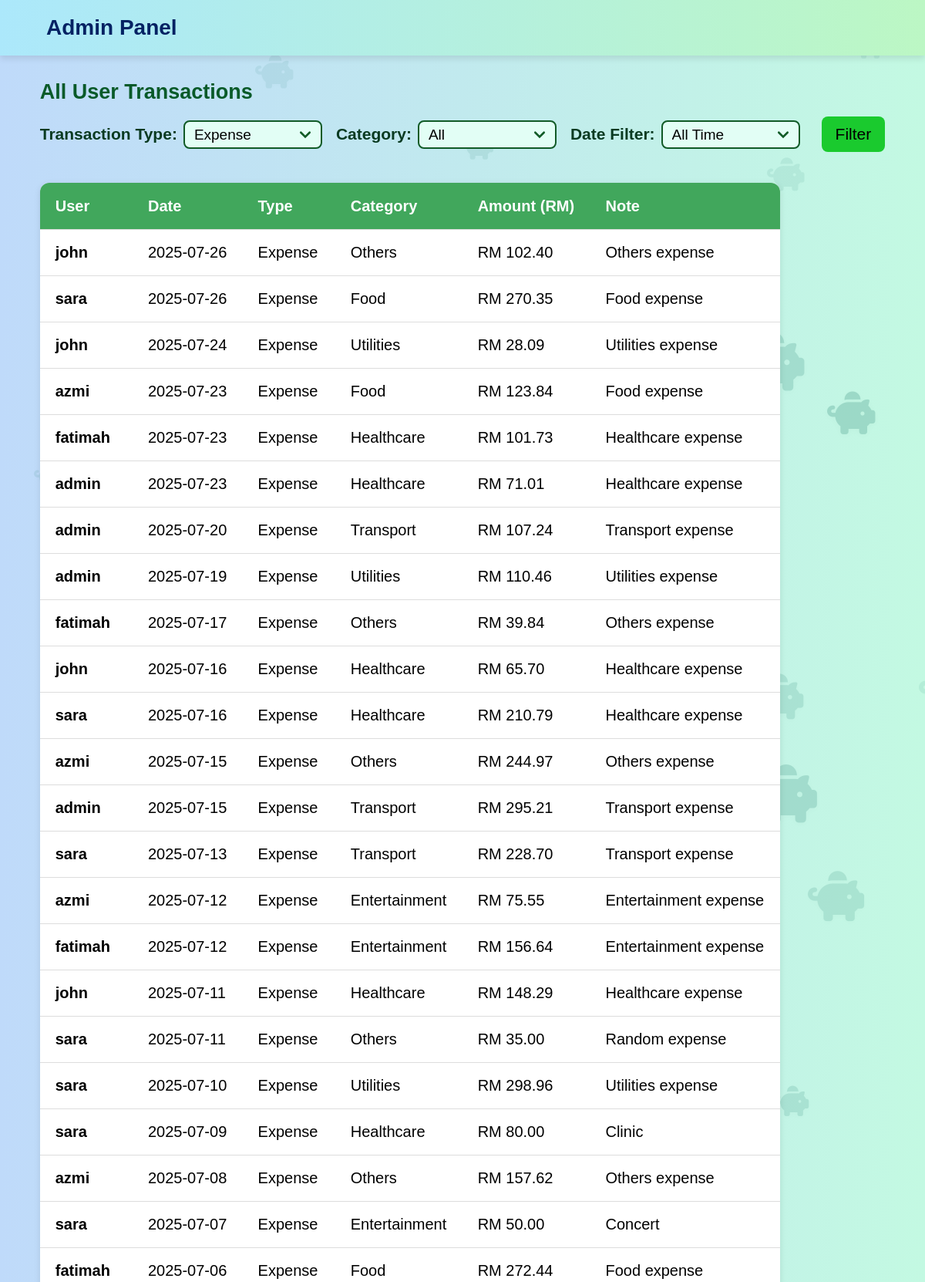
The app's page /admin_overview.php?type=expense (signed in, upper part) with its own data.
### tables this page shows
CREATE TABLE IF NOT EXISTS transactions (
    transaction_id INT AUTO_INCREMENT PRIMARY KEY,
    user_id INT NOT NULL,
    category_id INT NOT NULL,
    type ENUM('income', 'expense') NOT NULL,
    amount DECIMAL(10,2) NOT NULL,
    note TEXT,
    date DATE,
    FOREIGN KEY (user_id) REFERENCES users(user_id) ON DELETE CASCADE,
    FOREIGN KEY (category_id) REFERENCES categories(category_id) ON DELETE CASCADE
);

CREATE TABLE IF NOT EXISTS users (
    user_id INT AUTO_INCREMENT PRIMARY KEY,
    username VARCHAR(100) NOT NULL,
    email VARCHAR(100) NOT NULL UNIQUE,
    password VARCHAR(255) NOT NULL,
    role ENUM('user', 'admin') DEFAULT 'user'
);

CREATE TABLE IF NOT EXISTS categories (
    category_id INT AUTO_INCREMENT PRIMARY KEY,
    name VARCHAR(50) NOT NULL,
    type VARCHAR(50) NOT NULL  
);

### admin_overview.php (the view, shortened to what this page needs)
<?php
require_once 'admin_header.php';
require_once 'includes/db.php';
$date_filter = $_GET['date_filter'] ?? '';
?>
    <div id="piggy-bg"></div>
    <div class="piggy-container" aria-hidden="true"></div>
<main class="overviewmain">
    <section id="overview">
        <h2>All User Transactions</h2>
        <form method="GET" action="admin_overview.php">
            <div class="filtergroup">
                <label for="transactionType">Transaction Type:</label>
                <select id="OtransactionType" name="type" onchange="this.form.submit()" required>
                    <?php $selectedType = $_GET['type'] ?? 'all'; ?>
                    <option value="expense" <?= $selectedType == 'expense' ? 'selected' : '' ?>>Expense</option>
                </select>
            </div>
            <div class="filtergroup">
                <label for="category">Category:</label>
                <select name="category" id="Ocategory">
                    <option value="">All</option>
                </select>
            </div>
            <div class="filtergroup">
                <label for="date_filter">Date Filter:</label>
                <select name="date_filter" id="Odate_filter">
                    <option value="" <?= $date_filter == '' ? 'selected' : '' ?>>All Time</option>
                </select>
            </div>
            <div class="filtergroup">
                <button type="submit" class="filterbtn">Filter</button>
            </div>
        </form>
        <?php
        $selectedType = isset($_GET['type']) ? $_GET['type'] : 'all';
        if ($selectedType === 'all') {
            $transactionTypes = ['income', 'expense'];
            foreach ($transactionTypes as $currentType) {
                echo "<h3>" . ucfirst($currentType) . " Transactions</h3>";
                echo "<table>";
                echo "<thead>
                        <tr>
                            <th>User</th>
                            <th>Date</th>
                            <th>Category</th>
                            <th>Amount (RM)</th>
                            <th>Note</th>
                        </tr>
                      </thead>";
                echo "<tbody>";
                $sql = "SELECT t.*, c.name AS category_name, u.username
                        FROM transactions t
                        JOIN categories c ON t.category_id = c.category_id
                        JOIN users u ON t.user_id = u.user_id
                        WHERE t.type = ?";
                $params = [$currentType];
                $types = "s";
                if (!empty($_GET['category'])) {
                    $sql .= " AND t.category_id = ?";
                    $params[] = $_GET['category'];
                    $types .= "i";
                }
                if (!empty($_GET['date_filter']) && is_numeric($_GET['date_filter'])) {
                    $days = (int)$_GET['date_filter'];
                    $sql .= " AND t.date >= DATE_SUB(CURDATE(), INTERVAL ? DAY)";
                    $params[] = $days;
                    $types .= "i";
                }
                $sql .= " ORDER BY t.date DESC, t.transaction_id DESC";
                $stmt = $conn->prepare($sql);
                if ($stmt) {
                    $stmt->bind_param($types, ...$params);
                    $stmt->execute();
                    $result = $stmt->get_result();
                    if ($result->num_rows > 0) {
                        $total = 0;
                        while ($row = $result->fetch_assoc()) {
                            $total += $row['amount'];
                            echo "<tr>
                                    <td><strong>" . htmlspecialchars($row['username']) . "</strong></td>
                                    <td>" . htmlspecialchars($row['date']) . "</td>
                                    <td>" . htmlspecialchars($row['category_name']) . "</td>
                                    <td>" . number_format($row['amount'], 2) . "</td>
                                    <td>" . htmlspecialchars($row['note']) . "</td>
                                  </tr>";
                        }
                        echo "<tr style='font-weight: bold; background-color: #f0f0f0;'>
                                <td colspan='3'>Total " . ucfirst($currentType) . "</td>
                                <td>RM " . number_format($total, 2) . "</td>
                                <td></td>
                              </tr>";
                    } else {
                        echo "<tr><td colspan='5' style='text-align: center; padding: 20px;'>No " . $currentType . " transactions found.</td></tr>";
                    }
                    $stmt->close();
                } else {
                    echo "<tr><td colspan='5' style='text-align: center; padding: 20px; color: red;'>Error preparing query: " . htmlspecialchars($conn->error) . "</td></tr>";
                }
                echo "</tbody>";
                echo "</table>";
                echo "<br>";
            }
        } else {
            echo "<table>";
            echo "<thead>
                    <tr>
                        <th>User</th>
                        <th>Date</th>
                        <th>Type</th>
                        <th>Category</th>
                        <th>Amount (RM)</th>
                        <th>Note</th>
                    </tr>
                  </thead>";
            echo "<tbody>";
            $sql = "SELECT t.*, c.name AS category_name, u.username
                    FROM transactions t
                    JOIN categories c ON t.category_id = c.category_id
                    JOIN users u ON t.user_id = u.user_id
                    WHERE 1";
            $params = [];
            $types = "";
            if (!empty($_GET['type']) && $_GET['type'] !== 'all') {
                $sql .= " AND t.type = ?";
                $params[] = $_GET['type'];
                $types .= "s";
            }
            $sql .= " ORDER BY t.date DESC, t.transaction_id DESC";
            $stmt = $conn->prepare($sql);
            if ($stmt && !empty($params)) {
                $stmt->bind_param($types, ...$params);
            }
            $stmt->execute();
            $result = $stmt->get_result();
            if ($result->num_rows > 0) {
                while ($row = $result->fetch_assoc()) {
                    echo "<tr>
                            <td><strong>" . htmlspecialchars($row['username']) . "</strong></td>
                            <td>" . htmlspecialchars($row['date']) . "</td>
                            <td>" . htmlspecialchars(ucfirst($row['type'])) . "</td>
                            <td>" . htmlspecialchars($row['category_name']) . "</td>
                            <td>RM " . number_format($row['amount'], 2) . "</td>
                            <td>" . htmlspecialchars($row['note']) . "</td>
                          </tr>";
                }
            } else {
                echo "<tr><td colspan='6' style='text-align: center; padding: 20px;'>No transactions found.</td></tr>";
            }
            echo "</tbody>";
            echo "</table>";
        }
        ?>
    </section>
</main>

### style.css (style rules this page uses)
* { padding: 0; margin: 0; font-family:'Trebuchet MS', 'Lucida Sans Unicode', 'Lucida Grande', 'Lucida Sans', Arial, sans-serif; box-sizing: border-box; }
html, body { margin: 0; padding: 0; width: 100%; background: linear-gradient(to left, #c3f9e2, #bfdafa); overflow-x: hidden; height: 100%; display: flex; flex-direction: column; }
body { flex-grow: 1; position: relative; z-index: 1; }
main { flex: 1 0 auto; padding-bottom: 500px; box-sizing: border-box; }
main { display: flex; justify-content: center; align-items: center; flex: 1; padding: 0 clamp(2rem, 1vw, 6rem); }
#overview { width: 100%; }
#piggy-bg { position: fixed; top: 0; left: 0; width: 100%; height: 100vh; z-index: -1; pointer-events: none; overflow: hidden; }
.piggy-container { position: fixed; top: 0; left: 0; width: 100%; height: 100vh; pointer-events: none; z-index: -1; }
table { width: 60%; border-collapse: collapse; margin-top: 30px; font-size: clamp(16px, 2vw, 20px); background-color: #fff; box-shadow: 0 2px 8px rgba(0,0,0,0.1); border-radius: 12px; overflow: hidden; }
table thead { background-color: #41a75c; color: white; text-align: left; }
table th, table td { padding: 16px 20px; border-bottom: 1px solid #ddd; min-width: 120px; height: 60px; text-align: left; vertical-align: middle; }
.overviewmain { display: flex; justify-content: center; align-items: center; margin: 2rem auto; }
#overview h2 { font-size: clamp(27px, 2.2vw, 30px); color: #095a29; margin-bottom: clamp(16px, 1vw, 20px); }
#overview form { display: flex; flex-wrap: wrap; flex-direction: column; align-items: flex-start; gap: 10px; margin-bottom: 10px; }
#overview .filtergroup { display: flex; flex-wrap: wrap; align-items: center; gap: 8px; }
.filtergroup label { font-size: clamp(21px, 1.6vw, 23px); font-weight: bold; color: #093a21; white-space: nowrap; gap: 50px; }
#Odate_filter, #OtransactionType, #Ocategory { width: 180px; }
.filtergroup select { padding: 6px 12px; background-color: #e2fef5; border: 2px solid #115b27; border-radius: 8px; font-size: clamp(19px, 1.5vw, 21px); resize: vertical; transition: border-color 0.3s; }
.filtergroup select { appearance: none; background-repeat: no-repeat; background-position: right 12px center; background-size: 16px; }
.filterbtn { background-color: #1aca2e; padding: 11px 18px; font-size: clamp(21px, 1.6vw, 23px); border: none; border-radius: 8px; transition: background-color 0.3s; margin-bottom: 20px; }
#overview table { width: clamp(500px, 80vw, 1200px); border-collapse: collapse; margin-top: 20px; margin-bottom: 30px; font-size: clamp(16px, 2vw, 20px); background-color: #fff; box-shadow: 0 2px 8px rgba(0,0,0,0.1); border-radius: 12px; overflow: hidden; }
#overview table thead { background-color: #41a75c; color: white; text-align: left; }
#overview table th, #overview table td { padding: 16px 20px; border-bottom: 1px solid #ddd; min-width: 120px; height: 60px; text-align: left; vertical-align: middle; }
@media (min-width: 1030px) { #overview form { flex-direction: row; align-items: center; gap: 18px; } }
@media (min-width: 1030px) { .filterbtn { margin-left: 10px; } }
@media (min-width: 1030px) { #overview .filtergroup { margin-bottom: 20px; } }
@media (min-width: 1030px) { .filterbtn { margin-bottom: 0; } }

### records on screen
transactions: user.username "john", date "2025-07-26", type "Expense", category.name "Others", amount "102.40", note "Others expense"
transactions: user.username "sara", date "2025-07-26", type "Expense", category.name "Food", amount "270.35", note "Food expense"
transactions: user.username "john", date "2025-07-24", type "Expense", category.name "Utilities", amount "28.09", note "Utilities expense"
transactions: user.username "azmi", date "2025-07-23", type "Expense", category.name "Food", amount "123.84", note "Food expense"
transactions: user.username "fatimah", date "2025-07-23", type "Expense", category.name "Healthcare", amount "101.73", note "Healthcare expense"
transactions: user.username "admin", date "2025-07-23", type "Expense", category.name "Healthcare", amount "71.01", note "Healthcare expense"
transactions: user.username "admin", date "2025-07-20", type "Expense", category.name "Transport", amount "107.24", note "Transport expense"
transactions: user.username "admin", date "2025-07-19", type "Expense", category.name "Utilities", amount "110.46", note "Utilities expense"
transactions: user.username "fatimah", date "2025-07-17", type "Expense", category.name "Others", amount "39.84", note "Others expense"
transactions: user.username "john", date "2025-07-16", type "Expense", category.name "Healthcare", amount "65.70", note "Healthcare expense"
transactions: user.username "sara", date "2025-07-16", type "Expense", category.name "Healthcare", amount "210.79", note "Healthcare expense"
transactions: user.username "azmi", date "2025-07-15", type "Expense", category.name "Others", amount "244.97", note "Others expense"
transactions: user.username "admin", date "2025-07-15", type "Expense", category.name "Transport", amount "295.21", note "Transport expense"
transactions: user.username "sara", date "2025-07-13", type "Expense", category.name "Transport", amount "228.70", note "Transport expense"
transactions: user.username "azmi", date "2025-07-12", type "Expense", category.name "Entertainment", amount "75.55", note "Entertainment expense"
transactions: user.username "fatimah", date "2025-07-12", type "Expense", category.name "Entertainment", amount "156.64", note "Entertainment expense"
transactions: user.username "john", date "2025-07-11", type "Expense", category.name "Healthcare", amount "148.29", note "Healthcare expense"
transactions: user.username "sara", date "2025-07-11", type "Expense", category.name "Others", amount "35.00", note "Random expense"
transactions: user.username "sara", date "2025-07-10", type "Expense", category.name "Utilities", amount "298.96", note "Utilities expense"
transactions: user.username "sara", date "2025-07-09", type "Expense", category.name "Healthcare", amount "80.00", note "Clinic"
transactions: user.username "azmi", date "2025-07-08", type "Expense", category.name "Others", amount "157.62", note "Others expense"
transactions: user.username "sara", date "2025-07-07", type "Expense", category.name "Entertainment", amount "50.00", note "Concert"
transactions: user.username "fatimah", date "2025-07-06", type "Expense", category.name "Food", amount "272.44", note "Food expense"
